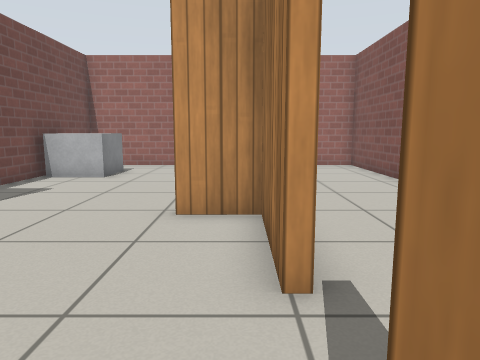
View 1 (above)

12 first-person views from a walk through a Gazebo world. The camera is 0.78 m above the floor, tilts 8° down and sees 70° across. The floor is counted in squares, 0.5 m on a side. Each view is taken from the middle of a square. On the plan, view 1 faces up. The plan holds only what a view shows up to about 16 squares ahead; the rest is blank. Gazebo's built-in surfaces are drawn with simple patterns.

View 2
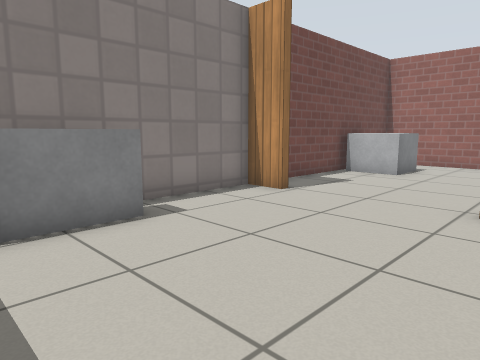

View 3
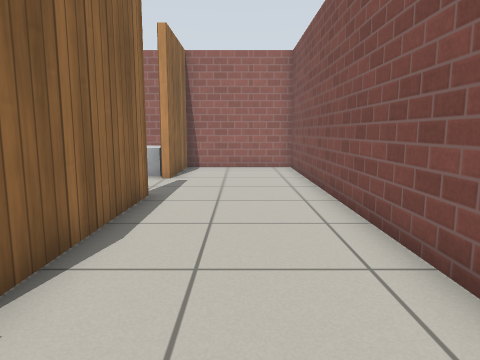

View 4
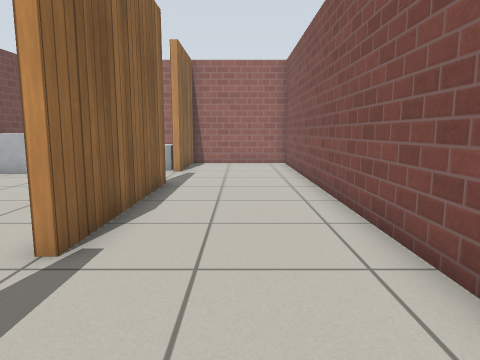

View 5
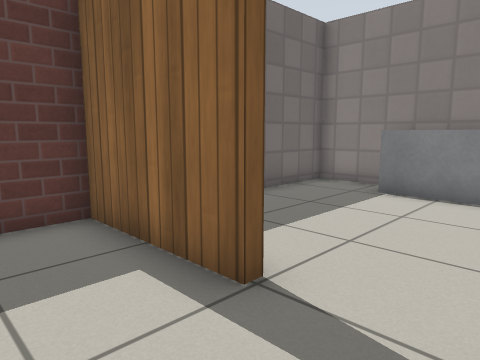

View 6
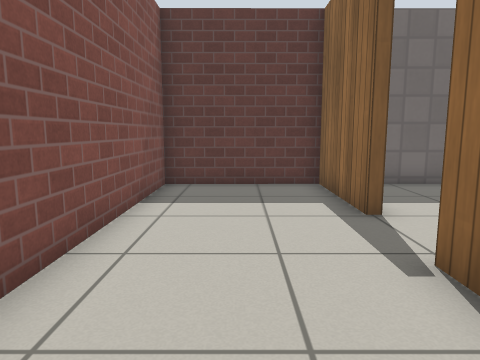

View 7
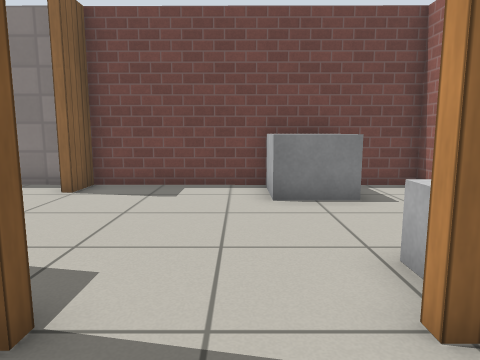

View 8
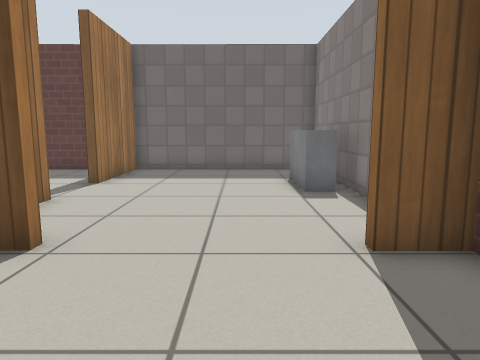

View 9
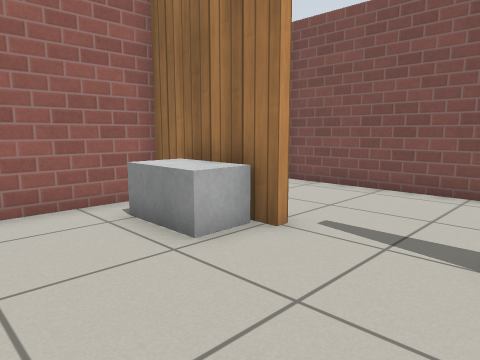

View 10
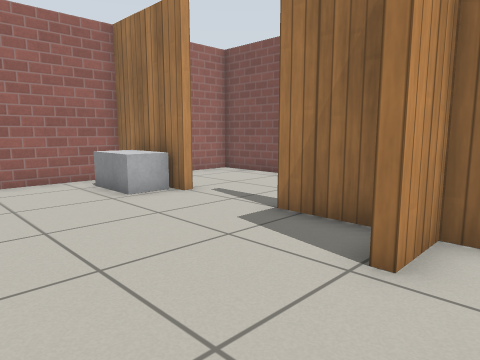

View 11
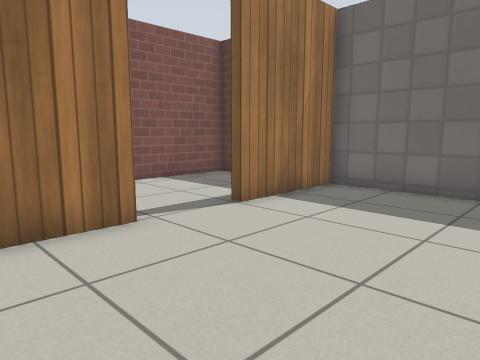

View 12
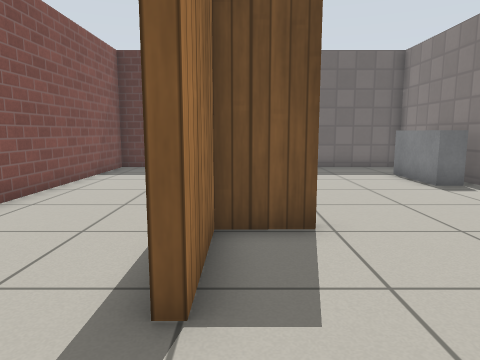

### Floor plan
Ten units are one square. View 1 is at (0, 0); x grows to the right and y downward. Boxes are objects, and circles mark ways between rooms. Rooms are numbered by the first view taken in them; rooms with no view inside come last. Other rooms are left out.
<svg viewBox="-76 -167 134 205">
<path fill="none" stroke="#000" d="M3 -31 3 -64 -13 -63M-58 -67 -58 -63 -70 -63 -71 33 3 32 3 -8M7 -94 7 -31M-12 -67 3 -67 3 -94M3 -156 3 -162 -70 -162 -70 -67 -58 -67M7 -8 7 32 53 32 53 -162 7 -162 7 -141"/>
<rect x="-65" y="-25" width="10" height="30" fill="#bbb"><title>grey box</title></rect>
<rect x="-65" y="-135" width="20" height="20" fill="#bbb"><title>grey box</title></rect>
<rect x="-15" y="-155" width="20" height="30" fill="#bbb"><title>grey box</title></rect>
<circle cx="-35" cy="-70" r="3" fill="#2a7"/>
<circle cx="10" cy="-20" r="3" fill="#2a7"/>
<text x="-30" y="-20">1</text>
<text x="0" y="-90">2</text>
</svg>
Room 1 opens to room 2.

Where each view was taken, in squares from view 1:
view 1: 0 up, 0 right, facing up
view 2: 1 down, 0 right, facing up-left
view 3: 1 up, 3 right, facing up
view 4: 1 down, 3 right, facing up
view 5: 3 up, 3 right, facing down-left
view 6: 7 up, 3 right, facing down
view 7: 11 up, 3 right, facing left
view 8: 11 up, 4 left, facing down
view 9: 9 up, 4 left, facing up-right
view 10: 5 up, 5 left, facing up-right
view 11: 6 up, 5 left, facing down-right
view 12: 12 up, 0 right, facing down
